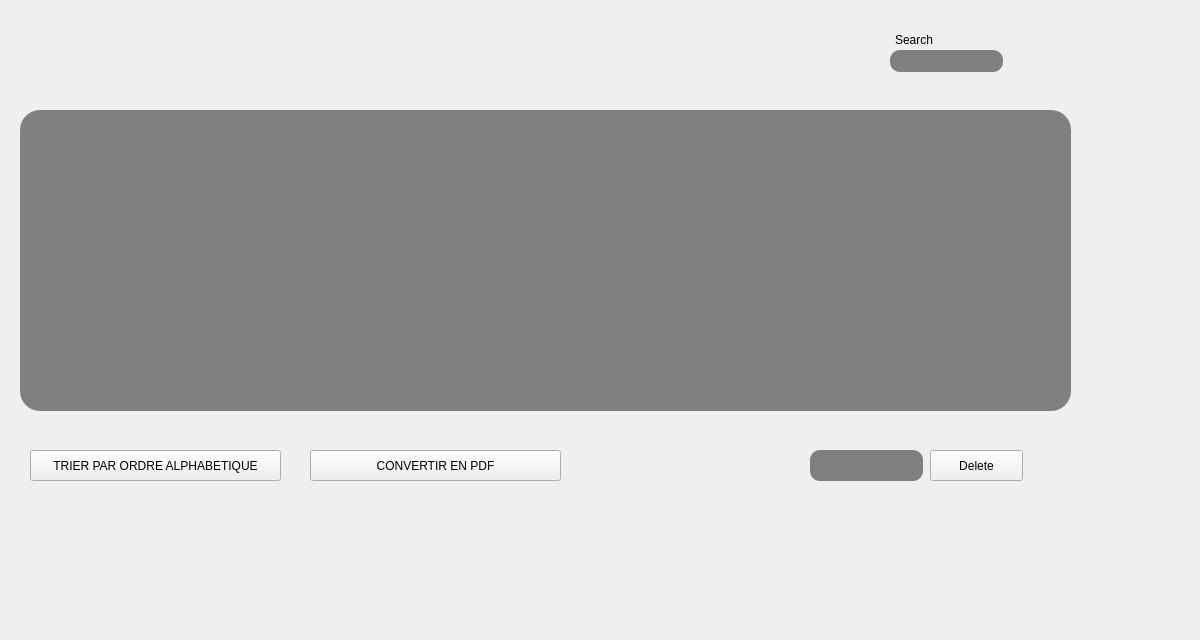
      <widget class="QWidget" name="tab_8">
       <attribute name="title">
        <string>Afficher</string>
       </attribute>
       <widget class="QTableView" name="tableView_e">
        <property name="geometry">
         <rect>
          <x>20</x>
          <y>110</y>
          <width>1051</width>
          <height>301</height>
         </rect>
        </property>
        <property name="styleSheet">
         <string notr="true">border-radius: 20px;
background-color: grey;
</string>
        </property>
       </widget>
       <widget class="QPushButton" name="pushButton">
        <property name="geometry">
         <rect>
          <x>30</x>
          <y>450</y>
          <width>251</width>
          <height>31</height>
         </rect>
        </property>
        <property name="styleSheet">
         <string notr="true">QPushButton

{
	background-color: rgb(72, 78, 86);
	border-style: outset;
    border-width: 2px;
    border-radius:10px;
    border-color: beige;
    font: bold 14px;;
    padding: 6px;
	color: rgb(255, 255, 255);

}

QPushButton:hover

{
	background-color: lightgreen;
	color: rgb(0, 0, 0);
	gridline-color: rgb(94, 118, 255);
}

QPushButton:pressed</string>
        </property>
        <property name="text">
         <string>TRIER PAR ORDRE ALPHABETIQUE</string>
        </property>
       </widget>
       <widget class="QPushButton" name="pushButton_2">
        <property name="geometry">
         <rect>
          <x>310</x>
          <y>450</y>
          <width>251</width>
          <height>31</height>
         </rect>
        </property>
        <property name="styleSheet">
         <string notr="true">QPushButton

{
	background-color: rgb(72, 78, 86);
	border-style: outset;
    border-width: 2px;
    border-radius:10px;
    border-color: beige;
    font: bold 14px;;
    padding: 6px;
	color: rgb(255, 255, 255);

}

QPushButton:hover

{
	background-color: lightgreen;
	color: rgb(0, 0, 0);
	gridline-color: rgb(94, 118, 255);
}

QPushButton:pressed</string>
        </property>
        <property name="text">
         <string>CONVERTIR EN PDF</string>
        </property>
       </widget>
       <widget class="QLineEdit" name="lineEdit">
        <property name="geometry">
         <rect>
          <x>890</x>
          <y>50</y>
          <width>113</width>
          <height>22</height>
         </rect>
        </property>
        <property name="styleSheet">
         <string notr="true">border-radius: 10px;
background-color: grey;
color: rgb(255, 255, 255);
alternate-background-color: rgb(255, 255, 255);</string>
        </property>
       </widget>
       <widget class="QLineEdit" name="lineEdit_IDS">
        <property name="geometry">
         <rect>
          <x>810</x>
          <y>450</y>
          <width>113</width>
          <height>31</height>
         </rect>
        </property>
        <property name="styleSheet">
         <string notr="true">border-radius: 10px;
background-color: grey;
color: rgb(255, 255, 255);
alternate-background-color: rgb(255, 255, 255);</string>
        </property>
       </widget>
       <widget class="QLabel" name="label_22">
        <property name="geometry">
         <rect>
          <x>895</x>
          <y>30</y>
          <width>81</width>
          <height>20</height>
         </rect>
        </property>
        <property name="text">
         <string>Search</string>
        </property>
       </widget>
       <widget class="QPushButton" name="pushButton_4">
        <property name="geometry">
         <rect>
          <x>930</x>
          <y>450</y>
          <width>93</width>
          <height>31</height>
         </rect>
        </property>
        <property name="styleSheet">
         <string notr="true">QPushButton

{
	background-color: rgb(72, 78, 86);
	border-style: outset;
    border-width: 2px;
    border-radius:10px;
    border-color: beige;
    font: bold 14px;;
    padding: 6px;
	color: rgb(255, 255, 255);

}

QPushButton:hover

{
	background-color: lightgreen;
	color: rgb(0, 0, 0);
	gridline-color: rgb(94, 118, 255);
}

QPushButton:pressed</string>
        </property>
        <property name="text">
         <string>Delete</string>
        </property>
       </widget>
       <widget class="QLabel" name="back5_2">
        <property name="geometry">
         <rect>
          <x>20</x>
          <y>0</y>
          <width>1171</width>
          <height>631</height>
         </rect>
        </property>
        <property name="text">
         <string/>
        </property>
        <property name="pixmap">
         <pixmap>bg.png</pixmap>
        </property>
       </widget>
       <zorder>back5_2</zorder>
       <zorder>tableView_e</zorder>
       <zorder>pushButton</zorder>
       <zorder>pushButton_2</zorder>
       <zorder>lineEdit</zorder>
       <zorder>lineEdit_IDS</zorder>
       <zorder>label_22</zorder>
       <zorder>pushButton_4</zorder>
      </widget>
